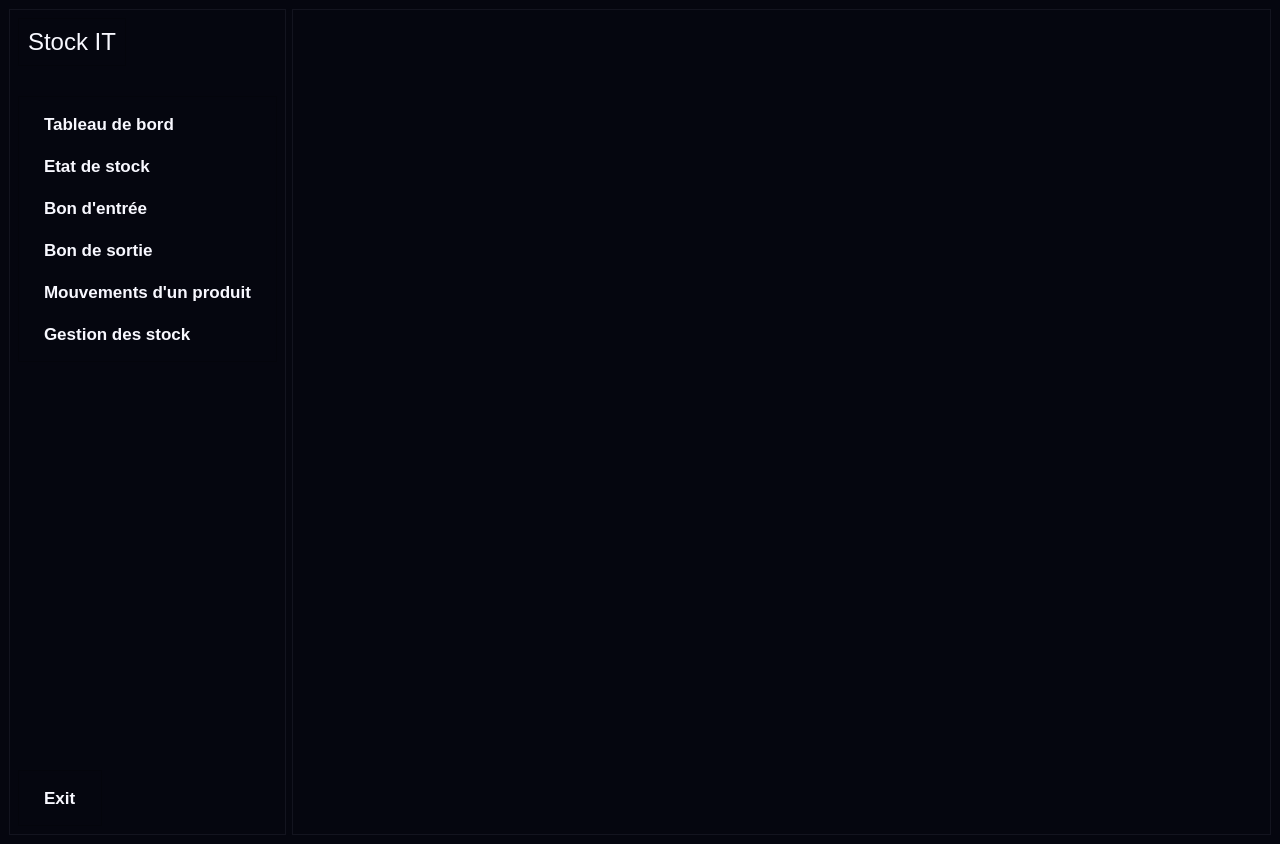
<?xml version="1.0" encoding="UTF-8"?>
<ui version="4.0">
 <class>Stock_It</class>
 <widget class="QMainWindow" name="Stock_It">
  <property name="geometry">
   <rect>
    <x>0</x>
    <y>0</y>
    <width>1280</width>
    <height>844</height>
   </rect>
  </property>
  <property name="windowTitle">
   <string>MainWindow</string>
  </property>
  <property name="styleSheet">
   <string notr="true">#sideBar , #mainSection{
border : 1px solid #13141F
}

*{
background : #05060f;
padding : 0;
margin : 0 ;
text-transform : capitalize;
color : #F8F8FF;
}

#sideBar QPushButton{
text-align : left;
font-weight : bold;
border : none;
padding : 8px 16px;
border-radius : 8px;
font-size : 17px;
}
QPushButton:hover{
background : #13141F;
}

#titleContainer{
margin-bottom : 24px;
}

#title{
font-size : 24px;
}</string>
  </property>
  <widget class="QWidget" name="centralwidget">
   <layout class="QHBoxLayout" name="horizontalLayout">
    <item>
     <widget class="QWidget" name="sideBar" native="true">
      <property name="styleSheet">
       <string notr="true"/>
      </property>
      <layout class="QVBoxLayout" name="verticalLayout_3">
       <item alignment="Qt::AlignmentFlag::AlignLeft|Qt::AlignmentFlag::AlignTop">
        <widget class="QFrame" name="titleContainer">
         <property name="frameShape">
          <enum>QFrame::Shape::StyledPanel</enum>
         </property>
         <property name="frameShadow">
          <enum>QFrame::Shadow::Raised</enum>
         </property>
         <layout class="QVBoxLayout" name="verticalLayout_2">
          <item alignment="Qt::AlignmentFlag::AlignTop">
           <widget class="QLabel" name="title">
            <property name="text">
             <string>Stock IT</string>
            </property>
           </widget>
          </item>
         </layout>
        </widget>
       </item>
       <item alignment="Qt::AlignmentFlag::AlignTop">
        <widget class="QFrame" name="sideBarConatainer">
         <property name="sizePolicy">
          <sizepolicy hsizetype="Preferred" vsizetype="Expanding">
           <horstretch>0</horstretch>
           <verstretch>0</verstretch>
          </sizepolicy>
         </property>
         <property name="frameShape">
          <enum>QFrame::Shape::StyledPanel</enum>
         </property>
         <property name="frameShadow">
          <enum>QFrame::Shadow::Raised</enum>
         </property>
         <layout class="QVBoxLayout" name="verticalLayout">
          <item>
           <widget class="QPushButton" name="dashboardBtn">
            <property name="text">
             <string>Tableau de bord</string>
            </property>
           </widget>
          </item>
          <item>
           <widget class="QPushButton" name="stockBtn">
            <property name="text">
             <string>Etat de stock</string>
            </property>
           </widget>
          </item>
          <item>
           <widget class="QPushButton" name="entryBtn">
            <property name="text">
             <string>Bon d'entrée</string>
            </property>
           </widget>
          </item>
          <item>
           <widget class="QPushButton" name="sortieBtn">
            <property name="text">
             <string>Bon de sortie</string>
            </property>
           </widget>
          </item>
          <item>
           <widget class="QPushButton" name="mouvementBtn">
            <property name="text">
             <string>Mouvements d'un produit</string>
            </property>
           </widget>
          </item>
          <item>
           <widget class="QPushButton" name="gestionBtn">
            <property name="text">
             <string>Gestion des stock</string>
            </property>
           </widget>
          </item>
         </layout>
        </widget>
       </item>
       <item>
        <spacer name="verticalSpacer">
         <property name="orientation">
          <enum>Qt::Orientation::Vertical</enum>
         </property>
         <property name="sizeHint" stdset="0">
          <size>
           <width>20</width>
           <height>40</height>
          </size>
         </property>
        </spacer>
       </item>
       <item alignment="Qt::AlignmentFlag::AlignLeft|Qt::AlignmentFlag::AlignBottom">
        <widget class="QFrame" name="frame_3">
         <property name="sizePolicy">
          <sizepolicy hsizetype="Preferred" vsizetype="Expanding">
           <horstretch>0</horstretch>
           <verstretch>0</verstretch>
          </sizepolicy>
         </property>
         <property name="frameShape">
          <enum>QFrame::Shape::StyledPanel</enum>
         </property>
         <property name="frameShadow">
          <enum>QFrame::Shadow::Raised</enum>
         </property>
         <layout class="QVBoxLayout" name="verticalLayout_4">
          <item>
           <widget class="QPushButton" name="exitBtn">
            <property name="text">
             <string>Exit</string>
            </property>
           </widget>
          </item>
         </layout>
        </widget>
       </item>
      </layout>
     </widget>
    </item>
    <item>
     <widget class="QWidget" name="mainSection" native="true">
      <property name="sizePolicy">
       <sizepolicy hsizetype="Expanding" vsizetype="Expanding">
        <horstretch>0</horstretch>
        <verstretch>0</verstretch>
       </sizepolicy>
      </property>
      <layout class="QVBoxLayout" name="verticalLayout_5">
       <item>
        <widget class="QStackedWidget" name="stackedWidget">
         <property name="sizePolicy">
          <sizepolicy hsizetype="Preferred" vsizetype="Preferred">
           <horstretch>0</horstretch>
           <verstretch>0</verstretch>
          </sizepolicy>
         </property>
        </widget>
       </item>
      </layout>
     </widget>
    </item>
   </layout>
  </widget>
 </widget>
 <resources/>
 <connections/>
</ui>
